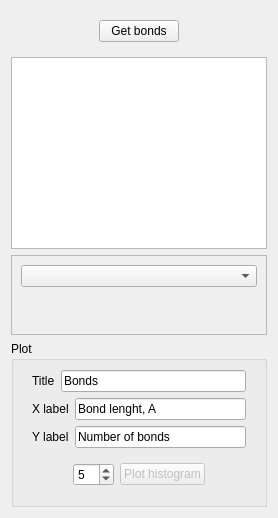
              <widget class="QWidget" name="tab_16">
               <attribute name="title">
                <string>Bonds</string>
               </attribute>
               <layout class="QVBoxLayout" name="verticalLayout_25">
                <item>
                 <widget class="QFrame" name="frame_60">
                  <property name="frameShape">
                   <enum>QFrame::NoFrame</enum>
                  </property>
                  <property name="frameShadow">
                   <enum>QFrame::Raised</enum>
                  </property>
                  <layout class="QHBoxLayout" name="horizontalLayout_51">
                   <property name="leftMargin">
                    <number>0</number>
                   </property>
                   <property name="rightMargin">
                    <number>0</number>
                   </property>
                   <item>
                    <spacer name="horizontalSpacer_22">
                     <property name="orientation">
                      <enum>Qt::Horizontal</enum>
                     </property>
                     <property name="sizeHint" stdset="0">
                      <size>
                       <width>40</width>
                       <height>20</height>
                      </size>
                     </property>
                    </spacer>
                   </item>
                   <item>
                    <widget class="QPushButton" name="FormActionsPostButGetBonds">
                     <property name="text">
                      <string>Get bonds</string>
                     </property>
                    </widget>
                   </item>
                   <item>
                    <spacer name="horizontalSpacer_23">
                     <property name="orientation">
                      <enum>Qt::Horizontal</enum>
                     </property>
                     <property name="sizeHint" stdset="0">
                      <size>
                       <width>40</width>
                       <height>20</height>
                      </size>
                     </property>
                    </spacer>
                   </item>
                  </layout>
                 </widget>
                </item>
                <item>
                 <widget class="QTableWidget" name="FormActionsPosTableBonds"/>
                </item>
                <item>
                 <widget class="QFrame" name="frame_8">
                  <property name="minimumSize">
                   <size>
                    <width>0</width>
                    <height>80</height>
                   </size>
                  </property>
                  <property name="frameShape">
                   <enum>QFrame::StyledPanel</enum>
                  </property>
                  <property name="frameShadow">
                   <enum>QFrame::Raised</enum>
                  </property>
                  <layout class="QVBoxLayout" name="verticalLayout_30">
                   <item>
                    <widget class="QComboBox" name="FormActionsPostComboBonds">
                     <property name="sizePolicy">
                      <sizepolicy hsizetype="Expanding" vsizetype="Fixed">
                       <horstretch>0</horstretch>
                       <verstretch>0</verstretch>
                      </sizepolicy>
                     </property>
                    </widget>
                   </item>
                   <item>
                    <widget class="QLabel" name="FormActionsPostLabelMeanBond">
                     <property name="text">
                      <string/>
                     </property>
                    </widget>
                   </item>
                  </layout>
                 </widget>
                </item>
                <item>
                 <widget class="QGroupBox" name="groupBox_52">
                  <property name="minimumSize">
                   <size>
                    <width>0</width>
                    <height>0</height>
                   </size>
                  </property>
                  <property name="title">
                   <string>Plot</string>
                  </property>
                  <layout class="QVBoxLayout" name="verticalLayout_101">
                   <item>
                    <widget class="QFrame" name="frame_153">
                     <property name="frameShape">
                      <enum>QFrame::NoFrame</enum>
                     </property>
                     <property name="frameShadow">
                      <enum>QFrame::Raised</enum>
                     </property>
                     <layout class="QHBoxLayout" name="horizontalLayout_168">
                      <property name="topMargin">
                       <number>0</number>
                      </property>
                      <property name="bottomMargin">
                       <number>0</number>
                      </property>
                      <item>
                       <widget class="QLabel" name="label_125">
                        <property name="text">
                         <string>Title</string>
                        </property>
                       </widget>
                      </item>
                      <item>
                       <widget class="QLineEdit" name="bonds_title">
                        <property name="text">
                         <string>Bonds</string>
                        </property>
                       </widget>
                      </item>
                     </layout>
                    </widget>
                   </item>
                   <item>
                    <widget class="QFrame" name="frame_154">
                     <property name="frameShape">
                      <enum>QFrame::NoFrame</enum>
                     </property>
                     <property name="frameShadow">
                      <enum>QFrame::Raised</enum>
                     </property>
                     <layout class="QHBoxLayout" name="horizontalLayout_169">
                      <property name="topMargin">
                       <number>0</number>
                      </property>
                      <property name="bottomMargin">
                       <number>0</number>
                      </property>
                      <item>
                       <widget class="QLabel" name="label_126">
                        <property name="text">
                         <string>X label</string>
                        </property>
                       </widget>
                      </item>
                      <item>
                       <widget class="QLineEdit" name="bonds_x_label">
                        <property name="text">
                         <string>Bond lenght, A</string>
                        </property>
                       </widget>
                      </item>
                     </layout>
                    </widget>
                   </item>
                   <item>
                    <widget class="QFrame" name="frame_155">
                     <property name="frameShape">
                      <enum>QFrame::NoFrame</enum>
                     </property>
                     <property name="frameShadow">
                      <enum>QFrame::Raised</enum>
                     </property>
                     <layout class="QHBoxLayout" name="horizontalLayout_170">
                      <property name="topMargin">
                       <number>0</number>
                      </property>
                      <property name="bottomMargin">
                       <number>0</number>
                      </property>
                      <item>
                       <widget class="QLabel" name="label_127">
                        <property name="text">
                         <string>Y label</string>
                        </property>
                       </widget>
                      </item>
                      <item>
                       <widget class="QLineEdit" name="bonds_y_label">
                        <property name="text">
                         <string>Number of bonds</string>
                        </property>
                       </widget>
                      </item>
                     </layout>
                    </widget>
                   </item>
                   <item>
                    <widget class="QFrame" name="frame_7">
                     <property name="minimumSize">
                      <size>
                       <width>0</width>
                       <height>40</height>
                      </size>
                     </property>
                     <property name="frameShape">
                      <enum>QFrame::NoFrame</enum>
                     </property>
                     <property name="frameShadow">
                      <enum>QFrame::Raised</enum>
                     </property>
                     <property name="lineWidth">
                      <number>0</number>
                     </property>
                     <layout class="QHBoxLayout" name="horizontalLayout_32">
                      <item>
                       <spacer name="horizontalSpacer_27">
                        <property name="orientation">
                         <enum>Qt::Horizontal</enum>
                        </property>
                        <property name="sizeHint" stdset="0">
                         <size>
                          <width>40</width>
                          <height>20</height>
                         </size>
                        </property>
                       </spacer>
                      </item>
                      <item>
                       <widget class="QSpinBox" name="FormActionsPostPlotBondsHistogramN">
                        <property name="minimum">
                         <number>1</number>
                        </property>
                        <property name="value">
                         <number>5</number>
                        </property>
                       </widget>
                      </item>
                      <item>
                       <widget class="QPushButton" name="FormActionsPostButPlotBondsHistogram">
                        <property name="enabled">
                         <bool>false</bool>
                        </property>
                        <property name="text">
                         <string>Plot histogram</string>
                        </property>
                       </widget>
                      </item>
                      <item>
                       <spacer name="horizontalSpacer_26">
                        <property name="orientation">
                         <enum>Qt::Horizontal</enum>
                        </property>
                        <property name="sizeHint" stdset="0">
                         <size>
                          <width>40</width>
                          <height>20</height>
                         </size>
                        </property>
                       </spacer>
                      </item>
                     </layout>
                    </widget>
                   </item>
                  </layout>
                 </widget>
                </item>
               </layout>
              </widget>
